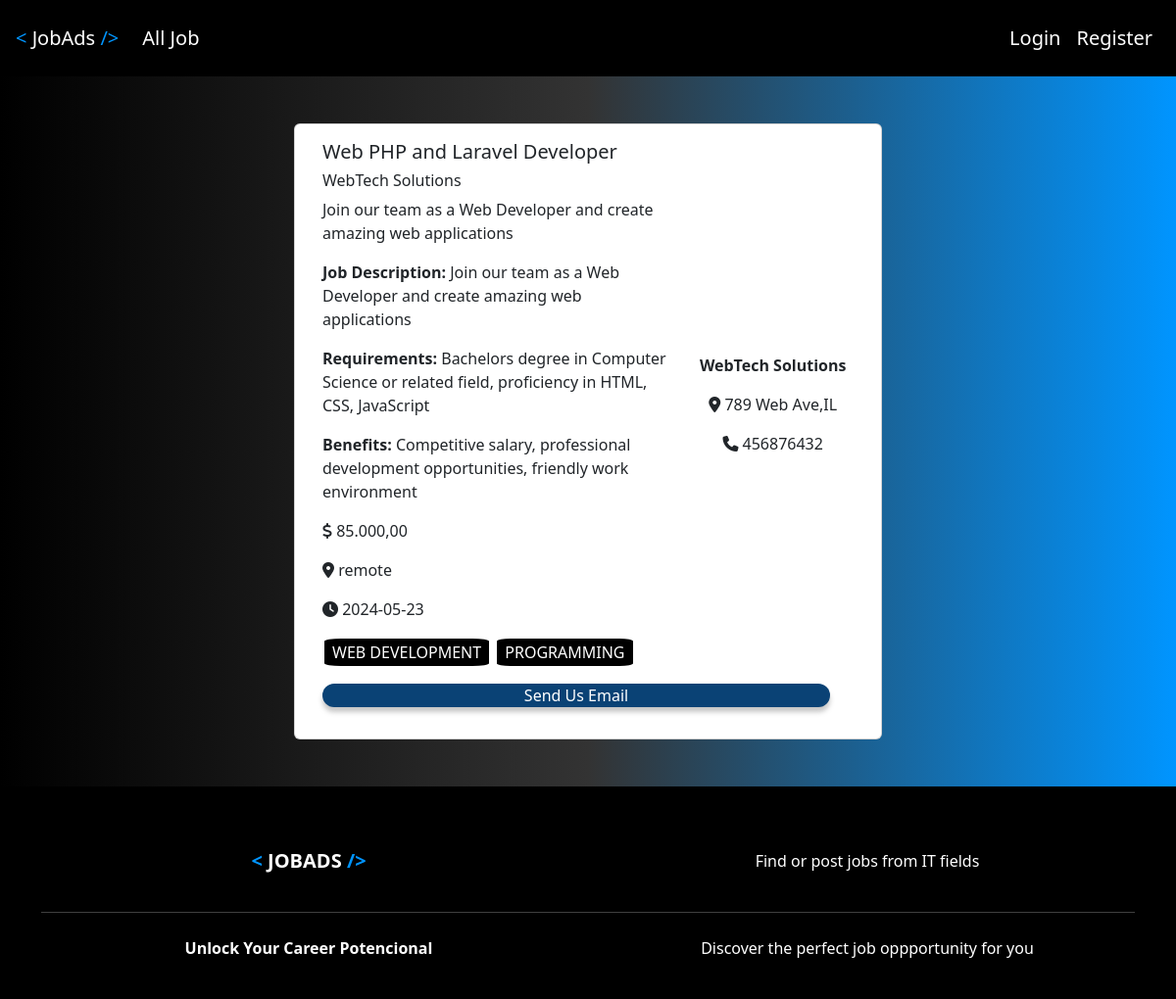
Screenshot of /listings/3 with the database file from the repository.
### tables this page shows
CREATE TABLE `listings` (
  `id` int(11) NOT NULL,
  `user_id` int(11) NOT NULL,
  `title` varchar(255) NOT NULL,
  `role_summary` varchar(255) NOT NULL,
  `description` longtext DEFAULT NULL,
  `salary` varchar(45) DEFAULT NULL,
  `tags` varchar(255) DEFAULT NULL,
  `company` varchar(45) DEFAULT NULL,
  `address` varchar(255) DEFAULT NULL,
  `city` varchar(45) DEFAULT NULL,
  `state` varchar(45) DEFAULT NULL,
  `phone` varchar(45) DEFAULT NULL,
  `email` varchar(45) DEFAULT NULL,
  `requirements` longtext DEFAULT NULL,
  `benefits` longtext DEFAULT NULL,
  `valid_until` date NOT NULL,
  `work_location` varchar(50) NOT NULL,
  `created_at` timestamp NULL DEFAULT current_timestamp()
);

### App/controllers/ListingController.php (called while the page is built, shortened)
<?php
class ListingController
{
  protected $db;
  public function __construct()
  {
    $config = require basePath('config/db.php');
    $this->db = new Database($config);
  }
  public function show($params)
  {
    $id = $params['id'] ?? '';
    $params  = [
      'id' => $id
    ];
    $listing = $this->db->query('SELECT * FROM `listings` WHERE id = :id', $params)->fetch();
    loadView('listings/show', [
      'listing' => $listing
    ]);
  }
}

### public/index.php (called while the page is built, shortened)
<?php
require '../helpers.php';
$router= new Router();
$uri =parse_url($_SERVER['REQUEST_URI'], PHP_URL_PATH) ;
$router->route($uri);
?>

### Framework/Session.php (called while the page is built, shortened)
<?php
class Session {
     public static function has($key) {
        return isset($_SESSION[$key]);
    }
}

### Framework/Database.php (called while the page is built, shortened)
<?php
class Database
{
    public $conn;
     public function __construct($config)
     {
        $dsn = "mysql:host={$config['host']};port={$config['port']};dbname={$config['dbname']}";
        $options =[
            PDO::ATTR_ERRMODE => PDO::ERRMODE_EXCEPTION,
            PDO::ATTR_DEFAULT_FETCH_MODE => PDO::FETCH_OBJ
        ];
        try {
            $this->conn = new PDO($dsn, $config['username'], $config['password'], $options);
        } catch (PDOException $e) {
            throw new Exception("Database connection failed: {$e->getMessage()}");
        }
     }
      public function query($query, $params =[]) {
        try {
            $sth = $this->conn->prepare($query);
            foreach ($params as $param=>$value) {
            $sth->bindValue(':' . $param, $value);
            }
            $sth->execute();
            return $sth;
        } catch (PDOException $e) {
            throw new Exception("Query failed to execute: {$e->getMessage()}");
        }
      }
}

### App/views/listings/show.view.php (the view, shortened to what this page needs)
<?php
loadPartials('nav');
?>
<div class="row row-cols-1 row-cols-xl-2 g-4 mx-auto justify-content-center align-items-center mb-5 mt-4 mx-auto" style="min-height: 70vh;">
    <div class="card d-flex justify-content-center align-items-center">
        <div class="card-body">
            <div class="row">
                <div class="col-8">
                    <h5 class="card-text"><?= $listing->title ?></h5>
                    <h6 class="card-text"><?= $listing->company ?></h6>
                    <p class="card-text"><?= $listing->role_summary ?></p>
                    <p><strong>Job Description: </strong><?= $listing->description ?></p>
                    <p><strong>Requirements: </strong><?= $listing->requirements ?></p>
                    <p><strong>Benefits: </strong><?= $listing->benefits ?></p>
                   <?php if (!empty($listing->salary)) : ?>
                    <p><i class="fa-solid fa-dollar-sign"></i> <?= numberFormating($listing->salary) ?></p>
                    <?php endif; ?>
                    <p><i class="fa-solid fa-location-dot"></i> <?= $listing->work_location ?></p>
                    <p><i class="fa-solid fa-clock"></i> <?= $listing->valid_until ?></p>
                    <p>
                        <?php $tags = explode(',', $listing->tags); ?>
                        <?php foreach ($tags as $tag) : ?>
                            <span class="tags"><?= mb_strtoupper($tag) ?></span>
                        <?php endforeach; ?>
                    </p>
                </div>
                <div class="col-4 d-flex flex-column justify-content-center align-items-center">
                    <p><strong><?= $listing->company ?></strong></p>
                    <p> <i class="fa-solid fa-location-dot"></i><?php echo " " . $listing->address . "," .  $listing->state ?> </p>
                    <p><i class="fa-solid fa-phone"></i> <?= $listing->phone ?></p>
                </div>
                <div class="row">
                    <p><button type="submit" class="formSubmit">
                            Send Us Email
                        </button></p>
                </div>
            </div>
        </div>
    </div>
</div>
<?php
loadPartials('footer');
?>

### Framework/Router.php (shortened to what this page needs)
<?php
class Router
{
    protected $routes = [];
    public function registerRoute($method, $uri, $action, $middleware = [])
    {
        list($controller, $controllerMethod) = explode('@', $action);
        $this->routes[] = [
            'method' => $method,
            'uri' => $uri,
            'controller' => $controller,
            'controllerMethod' => $controllerMethod,
            'middleware' => $middleware
        ];
    }
     public function route($uri)
  {
    $requestMethod = $_SERVER['REQUEST_METHOD'];
    foreach ($this->routes as $route) {
      $uriSegments = explode('/', trim($uri, '/'));
      $routeSegments = explode('/', trim($route['uri'], '/'));
      if (count($uriSegments) === count($routeSegments) && strtoupper($route['method'] === $requestMethod)) {
        $params = [];
        $match = true;
        for ($i = 0; $i < count($uriSegments); $i++) {
          if ($routeSegments[$i] !== $uriSegments[$i] && !preg_match('/\{(.+?)\}/', $routeSegments[$i])) {
            $match = false;
            break;
          }
          if (preg_match('/\{(.+?)\}/', $routeSegments[$i], $matches)) {
            $params[$matches[1]] = $uriSegments[$i];
          }
        }
        if ($match) {
          $controllerMethod = $route['controllerMethod'];
          $controllerInstance = new $controller();
          $controllerInstance->$controllerMethod($params);
          return;
        }
      }
    }
  }
}

### App/views/partials/nav.php (shortened to what this page needs)
<nav class="navbar navbar-expand-lg p-3" id="navbar">
    <a class="navbar-brand" href="/">
        <span style="color:rgb(0, 149, 255)">&#60;</span> JobAds <span style="color:rgb(0, 149, 255)">/&#62;</span>
    </a>
    <div class="collapse navbar-collapse" id="collapsibleNavbar">
        <ul class="navbar-nav me-auto">
            <li class="nav-item">
                <a href="/listings" class="nav-link fs-5">All Job</a>
            </li>
        </ul>
        <ul class="navbar-nav ms-auto d-flex align-items-center">
            <?php if (Session::has('user')) : ?>
                <li class="nav-item">
                    <p class="p-2 fs-6 text-light mb-0">Welcome <?= Session::get('user')['name'] ?></p>
                </li>
                <li class="nav-item">
                    <a href="/listings/create" class="nav-link fs-5 btnPostJob">Post Job</a>
                </li>
                <li class="nav-item">
                    <form method="POST" action="/auth/logout">
                        <button type="submit" class="nav-link fs-5">Logout</button>
                    </form>
                </li>
            <?php else : ?>
                <li class="nav-item">
                    <a href="/auth/login" class="nav-link fs-5">Login</a>
                </li>
                <li class="nav-item">
                    <a href="/auth/register" class="nav-link fs-5">Register</a>
                </li>
            <?php endif; ?>
        </ul>
    </div>
</nav>

### App/views/partials/footer.php (shortened to what this page needs)
</body>
<footer class="bg-black text-white pt-5 pb-4  mt-auto">
    <div class="container text-center text-md-left">
        <div class="row text-center text text-md-left">
            <div class="col-md-3 col-lg-3 col-xl-3 mx-auto mt-3">
                <h5 class="text-uppercase mb-4 fw-bold  text-light">
                    <a class="navbar-brand" href="/"> <span style="color:rgb(0, 149, 255)">&#60;</span> JobAds <span style="color:rgb(0, 149, 255)">/&#62;</span></a>
                </h5>
            </div>
            <div class="col-md-3 col-lg-3 col-xl-3 mx-auto mt-3">
                <p>Find or post jobs from IT fields</p>
            </div>
        </div>
        <hr class="mb-4">
        <div class="row align-items centar">
            <div class="col-md-6 col-lg-6">
                <p> <strong>Unlock Your Career Potencional</strong></p>
            </div>
            <div class="col-md-6 col-lg-6">
                <div class="text-center text-md-right">
                    <p>Discover the perfect job oppportunity for you</p>
                </div>
            </div>
        </div>
    </div>
</footer>
</html>

### public/css/style.css (style rules this page uses)
* { margin: 0; padding: 0; box-sizing: border-box; }
body { background-image: linear-gradient(to right, black, #333, rgb(0, 149, 255)); min-height: 100vh; font-family: "Segoe UI", Tahoma, Geneva, Verdana, sans-serif !important; }
h1, h2, h3, h4, h5, h6, p { white-space: wrap; }
a { text-decoration: none; }
.tags { display: inline-block; margin: 2px; background-color: black; color: white; padding: 2px 8px; border-radius: 10%; white-space: nowrap; }
.navbar { background-color: black; top: 0; position: sticky; z-index: 100000; }
.nav-link, .navbar-brand { color: white !important; }
footer { bottom: 0; }
.formSubmit { background-color: #0a4275; box-shadow: 0 5px 5px rgba(128, 128, 128, 0.451); border: none; color: white; border-radius: 30px; width: 100%; height: 100%; }

### rows the page displays
listings: title "Web PHP and Laravel Developer", company "WebTech Solutions", role_summary "Join our team as a Web Developer and create amazing web applications", description "Join our team as a Web Developer and create amazing web applications", requirements "Bachelors degree in Computer Science or related field, proficiency in HTML, CSS, JavaScript", benefits "Competitive salary, professional development opportunities, friendly work environment", salary "85.000,00", work_location "remote", valid_until "2024-05-23", tags "WEB DEVELOPMENT", tags "PROGRAMMING", address "789 Web Ave", state "IL", phone "456876432"
